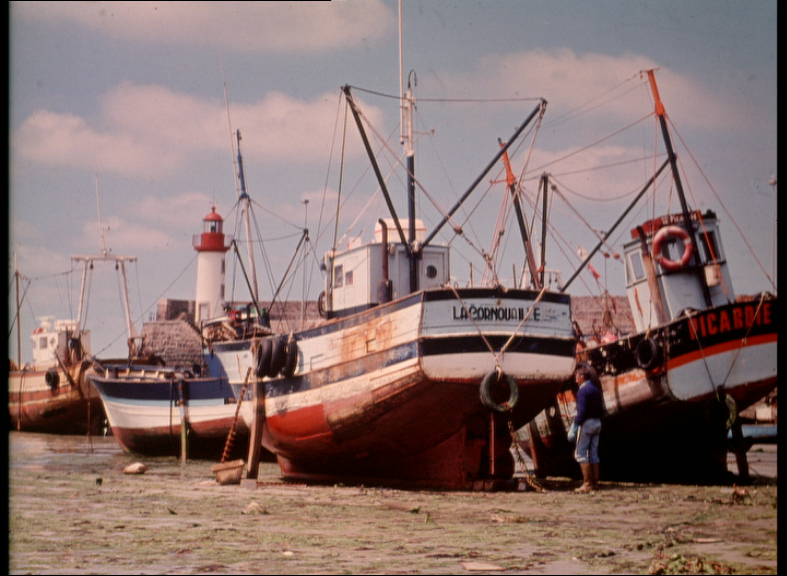
#> input picture datasets/images/boats.ppm, 787 x 576 px
$ jupyter execute --allow-errors mule_visualization.ipynb
#> lines starting #> are read from the running program, lines starting #| are printed output that depends on the picture
[cell 1]
import sys
from pathlib import Path

path = Path().resolve()
if path.name == "demos":
    sys.path.append(str(path.parent))

[cell 2]
from collections import deque
from typing import Optional, Sequence

import numpy as np
from ipywidgets import IntSlider, interact, interact_manual
from scipy.fft import dctn, idctn

# Matplotlib helppers

Implement functions `imshow` and `dctshow` to help with the visualization of the following code

[cell 3]
# matplotlib helppers

import matplotlib.pyplot as plt
from matplotlib import patches
from matplotlib.axes import Axes
from matplotlib.colors import CenteredNorm, LogNorm, SymLogNorm


def imshow(*imgs):
    fig, axes = plt.subplots(1, len(imgs), figsize=(len(imgs) * 5, 5))

    if not isinstance(axes, np.ndarray):
        axes = np.array([axes])

    for ax, img in zip(axes, imgs):
        ax.axis("off")
        ax.imshow(img, cmap="gray", vmin=0, vmax=255)

    return fig, axes


def dctshow(*imgs, show_texts: bool | Sequence[bool] = False):
    fig, axes = plt.subplots(1, len(imgs), figsize=(len(imgs) * 5, 5))

    if not isinstance(axes, np.ndarray):
        axes = np.array([axes])

    if not isinstance(show_texts, Sequence):
        show_texts = [show_texts] * len(imgs)

    max_val = np.max(np.abs(imgs))
    norm = SymLogNorm(1, base=2, vmax=max_val, vmin=-max_val)
    for ax, img, txt in zip(axes, imgs, show_texts):
        height, width = img.shape

        ax.axis("off")
        cm = ax.imshow(img, cmap="PiYG", norm=norm)
        fig.colorbar(cm)

        if not txt:
            continue

        max_bitplanes = np.frexp(img)[1] * np.sign(img)
        for (i, j), val in np.ndenumerate(max_bitplanes):
            ax.text(
                j, i, val,
                ha="center",
                va="center",
                fontweight='bold',
                color=(0.2, 0.2, 0.2),
            )  # fmt: skip

        # I could not think in anything better =(
        def draw_h_grid(a, b, w):
            if (b - a) <= 1:
                return
            half = (a + b) // 2
            ax.hlines(half - 0.5, xmin=-0.5, xmax=width - 0.5, linewidth=w, color="grey")
            draw_h_grid(a, half, w * 0.6)
            draw_h_grid(half, b, w * 0.6)

        def draw_v_grid(a, b, w):
            if (b - a) <= 1:
                return
            half = (a + b) // 2
            ax.vlines(half - 0.5, ymin=-0.5, ymax=height - 0.5, linewidth=w, color="grey")
            draw_v_grid(a, half, w * 0.6)
            draw_v_grid(half, b, w * 0.6)

        draw_h_grid(0, height, 2)
        draw_v_grid(0, width, 2)

    return fig, axes

# Importa uma imagem

Disponivel [aqui](https://www.hlevkin.com/hlevkin/06testimages.htm)

[cell 4]
from PIL import Image

image = Image.open("../datasets/images/boats.ppm")
#> image is the input picture: PIL image 787x576 RGB; mean R, G, B 137.3, 114.7, 111.6
imshow(image)
image.size
#> Out = (787, 576)

# Simplifica a imagem

Para facilitar o exemplo vamos diminuir a resolução, cortar as bordas, e pegar apenas um dos canais de cores

[cell 5]
w, h = 128, 128
border = 2
small_image = image.resize((w + border * 2, h + border * 2)).crop((border, border, w + border, h + border)).getchannel(0)
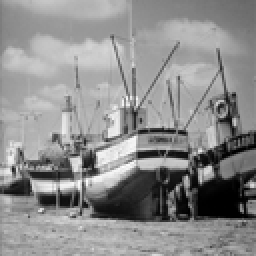
#> small_image: PIL image 128x128 L (shown 2 times larger); min 0, max 253, mean 140.9
imshow(small_image)
#> the sliders are set to 
#> the sliders are set to lower_bp = 8
array = np.array(small_image)

[cell 6]
block = array

#> (the rest of this cell did not finish here and is left out)

# Function helppers to visualize the MuLE encoding

[cell 7]
from itertools import chain, pairwise, product
from typing import Generator
from pathlib import Path


def split_shape_in_half(_slices: tuple[int] | tuple[slice]) -> Generator[slice, None, None]:
    if len(_slices) == 0:
        raise StopIteration()

    if isinstance(_slices[0], int):
        _slices = bigger_possible_slice(_slices)

    slices_per_dimension = []
    for _slice in _slices:
        half = _slice.start + (_slice.stop - _slice.start) // 2

        if half == 0:
            slices = (slice(_slice.start, _slice.stop),)
        else:
            slices = (slice(_slice.start, half), slice(half, _slice.stop))

        slices_per_dimension.append(slices)

    for slices in product(*slices_per_dimension):
        yield slices


def split_blocks_in_half(block: np.ndarray) -> Generator[np.ndarray, None, None]:
    for slices in split_shape_in_half(block.shape):
        yield block[slices]


def bigger_possible_slice(shape: tuple[int]) -> tuple[slice]:
    return tuple(slice(0, size) for size in shape)


def plot_mule(flags: Sequence[str], image: np.ndarray, lower_bp: int, save_fig: bool = False):
    slices = bigger_possible_slice(image.shape)
    max_bitplane = int(image.size * 255).bit_length()

    lower_mask = (1 << lower_bp) - 1
    upper_mask = ~lower_mask

    transformed = dctn(image, norm="ortho").astype(int)
    quantized = np.sign(transformed) * (np.abs(transformed) & upper_mask)

    colinha = lossless_mule_optimization(quantized, max_bitplane)
    print(f"Colinha: {colinha}")
    print()

    fig, axes = dctshow(quantized, quantized, show_texts=[False, True])
    recursive_plot_mule(deque(flags), slices, max_bitplane, image, ax=axes[0])

    rate, distortion = estimate_rd(flags, quantized, max_bitplane, lower_bp)
    quantization_error = np.abs(transformed) & lower_mask
    distortion += np.sum(quantization_error * quantization_error)
    print(f"Bits: {rate:.2f}")
    print(f"Squared Error: {distortion:.2f}")

    if save_fig:
        Path("flags").mkdir(exist_ok=True)
        plt.savefig(f"flags/{len(flags)}.pdf")
    plt.show()

    recovered = idctn(quantized, norm="ortho")
    imshow(image, recovered)

    if save_fig:
        Path("reconstruction").mkdir(exist_ok=True)
        plt.savefig(f"reconstruction/{len(flags)}.pdf")
    plt.show()

def lossless_mule_optimization(image: np.ndarray, bitplane: int) -> str:
    if image.size == 0:
        return ""

    if image.size == 1:
        return ""

    if not np.any(image):
        return "Z"

    max_bitplane = int(np.max(np.abs(image))).bit_length()
    if max_bitplane < bitplane:
        return "L" + lossless_mule_optimization(image, bitplane - 1)

    flags = "S"
    for sub_block in split_blocks_in_half(image):
        flags += lossless_mule_optimization(sub_block, bitplane)
    return flags


def estimate_rd(flags: deque[str], image: np.ndarray, upper_bp: int, lower_bp: int):
    if not isinstance(flags, deque):
        flags = deque(flags)

    if image.size == 0:
        return 0, 0

    if image.size == 1:
        lower_mask = (1 << lower_bp) - 1
        upper_mask = ~lower_mask

        value = image.flatten()[0]
        magnitude = np.abs(value)

        error = magnitude & lower_mask
        rate = upper_bp - lower_bp
        distortion = error * error

        image[:] = (magnitude & upper_mask) * np.sign(value)

        return rate, distortion

    if not flags:
        return 0, 0

    flag = flags.popleft()

    if flag == "Z":
        rate = 1
        distortion = np.sum(image * image)
        image[:] = 0
        return rate, distortion

    elif flag == "L":
        rate, distortion = estimate_rd(flags, image, upper_bp-1, lower_bp)

        # The cost of lowering more than you should
        lower_mask = (1 << (upper_bp-1)) - 1
        upper_mask = ~lower_mask
        error = np.abs(image) & upper_mask
        image[:] = np.sign(image) * (np.abs(image) & lower_mask)

        rate += 2
        distortion += np.sum(error * error)
        return rate, distortion

    elif flag == "S":
        rate = 2
        distortion = 0
        for sub_block in split_blocks_in_half(image):
            sub_rate, sub_distortion = estimate_rd(flags, sub_block, upper_bp, lower_bp)
            rate += sub_rate
            distortion += sub_distortion
        return rate, distortion


def recursive_plot_mule(
    flags: deque[str],
    position: tuple[slice],
    bitplane: int,
    image: np.ndarray,
    ax: Optional[Axes] = None,
    transparency=0.3,
):
    start = tuple(s.start - 0.5 for s in reversed(position))
    lengths = tuple(s.stop - s.start for s in reversed(position))
    size = np.prod(lengths)

    if ax is None:
        ax = plt.gca()

    # Show how it was divided
    rec = patches.Rectangle(
        start,
        *lengths,
        linewidth=2,
        edgecolor="midnightblue",
        fill=False,
    )
    ax.add_patch(rec)

    if size == 0:
        return True

    if size == 1:
        ax.text(
            start[0] + lengths[0] / 2,
            start[1] + lengths[1] / 2,
            f"{bitplane}\nbits",
            ha="center",
            va="center",
            color="midnightblue",
            fontweight="bold",
            fontsize=8,
        )
        return True

    if not flags:
        rec = patches.Rectangle(
            start,
            *lengths,
            linewidth=2,
            edgecolor="red",
            facecolor=("red", 0.2),
        )
        ax.add_patch(rec)

        ax.text(
            start[0] + lengths[0] / 2,
            start[1] + lengths[1] / 2,
            f"{bitplane}\nbits",
            ha="center",
            va="center",
            color="red",
            fontweight="bold",
        )

        return False

    flag = flags.popleft()

    if flag == "Z":
        rec = patches.Rectangle(
            start,
            *lengths,
            facecolor="midnightblue",
            alpha=0.8,
        )
        ax.add_patch(rec)

        ax.text(
            start[0] + lengths[0] / 2,
            start[1] + lengths[1] / 2,
            f"Z",
            ha="center",
            va="center",
            color="midnightblue",
            fontweight="bold",
        )

        return True

    elif flag == "L":
        return recursive_plot_mule(
            flags,
            position,
            bitplane - 1,
            image,
            ax=ax,
            transparency=transparency,
        )

    elif flag == "S":
        for sub_pos in split_shape_in_half(position):
            ret = recursive_plot_mule(
                flags,
                sub_pos,
                bitplane,
                image,
                ax=ax,
                transparency=transparency,
            )

            if not ret:
                return ret

        return True

    else:
        print("INVALID FLAG:", flag)
        return False

# Interactive MULE example

[cell 8]
lower_bitplane = 0

@interact(lower_bp=(0, 16))
# @interact_manual(lower_bp=(0, 16))
def interactive_mule(flags = "", lower_bp=0, save_fig=False):
    global lower_bitplane
    lower_bitplane = lower_bp
    plot_mule(flags, block, lower_bp, save_fig)
#> in plot_mule, `transformed = dctn(image, norm="ortho").astype(int)`:
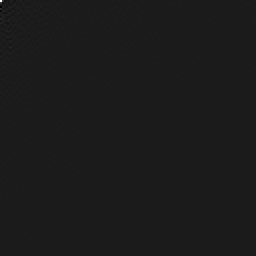
#> transformed: shape (128, 128) int64 (shown 2 times larger); min -2214, max 18032, mean 1.1; drawn with min black and max white
#> in lossless_mule_optimization, `max_bitplane = int(np.max(np.abs(image))).bit_length()`: max_bitplane = 15
#| Colinha: LLLLLLLSSSSSSSLLLLLSLLLSZLLLLLSLSSLSLSLLLLSSLLSLLSLSLLLLLSLSSLSZLLLLLLSSZSZSZSZSSSZLLLLLSSSLSSLSLSSZSSSLSLSLSSLSSSSZZLLLLLLSSZZZSZZSZZZZLLLLLSSSLSZLSSLSZZSZZSLSZSZZLSSSZSZSSZSZZZZZZLLLLLLSSSZZSZZZSZZZZZZZZZZZ
#> in plot_mule, `rate, distortion = estimate_rd(flags, quantized, max_bitplane, lower_bp)`: rate = 0
#> in plot_mule, `quantization_error = np.abs(transformed) & lower_mask`:
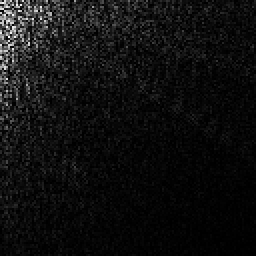
#> quantization_error: shape (128, 128) int64 (shown 2 times larger); min 0, max 253, mean 15.6
#> in plot_mule, `distortion += np.sum(quantization_error * quantization_error)`: distortion = 14906879
#| Bits: 0.00
#| Squared Error: 14906879.00
#> in plot_mule, `plt.show()`:
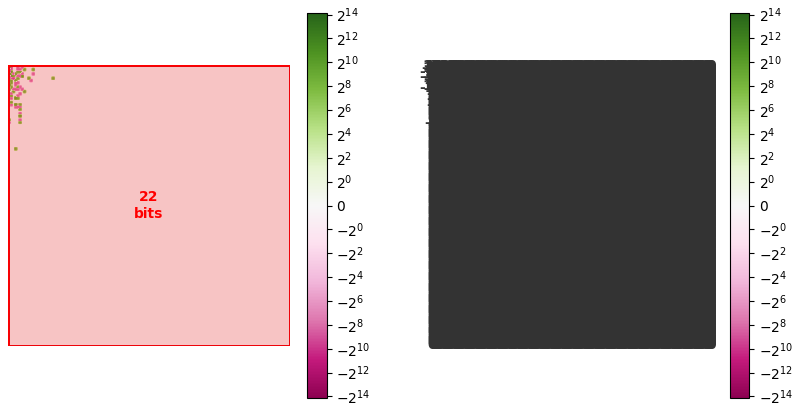
#> figure drawn by matplotlib, 4 panels
#> in plot_mule, `recovered = idctn(quantized, norm="ortho")`:
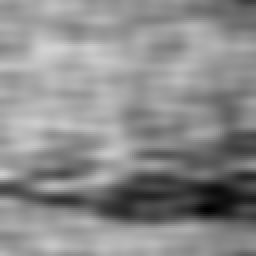
#> recovered: shape (128, 128) float64 (shown 2 times larger); min 1.19, max 210.5, mean 140

# Images to use in a slideshow

[cell 9]
lower_mask = (1 << lower_bitplane) - 1
upper_mask = ~lower_mask

transformed = dctn(block, norm="ortho").astype(int)
quantized = np.sign(transformed) * (np.abs(transformed) & upper_mask)

slices = bigger_possible_slice(block.shape)
max_bitplane = int(block.size * 255).bit_length()
#> max_bitplane = 22
flags = lossless_mule_optimization(quantized, max_bitplane)


lower_bps = 0
last_flag = None

fig, axes = dctshow(quantized, show_texts=True)
# plt.save("")
plt.show()
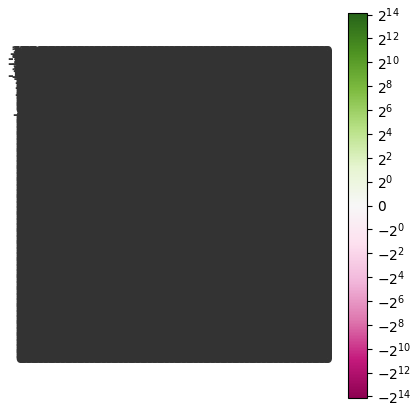
#> figure drawn by matplotlib, 2 panels

for i in range(len(flags)):
    flag = flags[i]

    if (flag != last_flag) and ("L" == flag or "L" == last_flag):
        print("Flags: ", flags[:i])
        fig, axes = dctshow(quantized)
        bits = recursive_plot_mule(
            deque(flags[:i]),
            slices,
            max_bitplane,
            quantized,
            ax=axes[0],
        )
        plt.show()

    if flag in ["S", "Z"]:
        print("Flags: ", flags[:i + 1])
        fig, axes = dctshow(quantized)
        bits = recursive_plot_mule(
            deque(flags[: i + 1]),
            slices,
            max_bitplane,
            quantized,
            ax=axes[0],
        )
        plt.show()

    last_flag = flag
